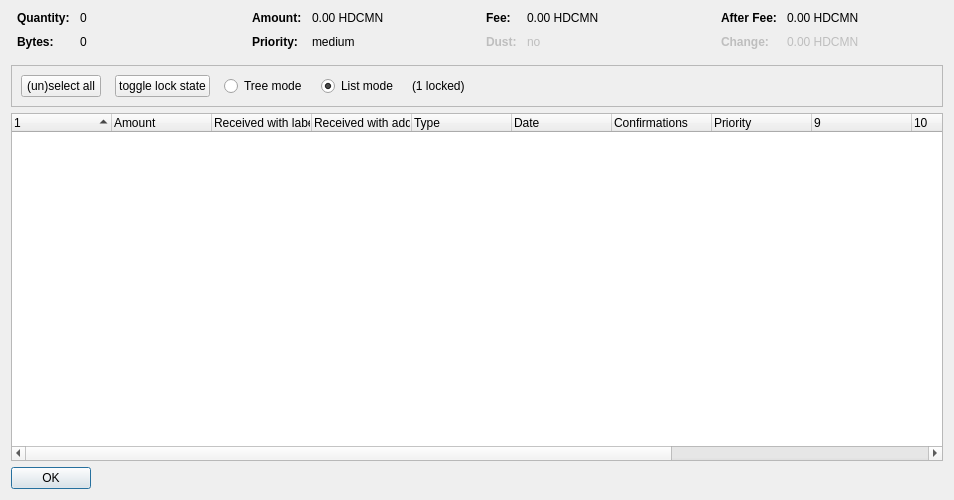
<?xml version="1.0" encoding="UTF-8"?>
<ui version="4.0">
 <class>CoinControlDialog</class>
 <widget class="QDialog" name="CoinControlDialog">
  <property name="geometry">
   <rect>
    <x>0</x>
    <y>0</y>
    <width>954</width>
    <height>500</height>
   </rect>
  </property>
  <property name="windowTitle">
   <string>Coin Selection</string>
  </property>
  <layout class="QVBoxLayout" name="verticalLayout">
   <item>
    <layout class="QHBoxLayout" name="horizontalLayoutTop" stretch="0,0,0,0">
     <property name="topMargin">
      <number>0</number>
     </property>
     <property name="bottomMargin">
      <number>10</number>
     </property>
     <item>
      <layout class="QFormLayout" name="formLayoutCoinControl1">
       <property name="horizontalSpacing">
        <number>10</number>
       </property>
       <property name="verticalSpacing">
        <number>10</number>
       </property>
       <property name="leftMargin">
        <number>6</number>
       </property>
       <property name="rightMargin">
        <number>6</number>
       </property>
       <item row="0" column="0">
        <widget class="QLabel" name="labelCoinControlQuantityText">
         <property name="font">
          <font>
           <weight>75</weight>
           <bold>true</bold>
          </font>
         </property>
         <property name="text">
          <string>Quantity:</string>
         </property>
        </widget>
       </item>
       <item row="0" column="1">
        <widget class="QLabel" name="labelCoinControlQuantity">
         <property name="cursor">
          <cursorShape>IBeamCursor</cursorShape>
         </property>
         <property name="contextMenuPolicy">
          <enum>Qt::ActionsContextMenu</enum>
         </property>
         <property name="text">
          <string notr="true">0</string>
         </property>
         <property name="textInteractionFlags">
          <set>Qt::LinksAccessibleByMouse|Qt::TextSelectableByKeyboard|Qt::TextSelectableByMouse</set>
         </property>
        </widget>
       </item>
       <item row="1" column="0">
        <widget class="QLabel" name="labelCoinControlBytesText">
         <property name="font">
          <font>
           <weight>75</weight>
           <bold>true</bold>
          </font>
         </property>
         <property name="text">
          <string>Bytes:</string>
         </property>
        </widget>
       </item>
       <item row="1" column="1">
        <widget class="QLabel" name="labelCoinControlBytes">
         <property name="cursor">
          <cursorShape>IBeamCursor</cursorShape>
         </property>
         <property name="contextMenuPolicy">
          <enum>Qt::ActionsContextMenu</enum>
         </property>
         <property name="text">
          <string notr="true">0</string>
         </property>
         <property name="textInteractionFlags">
          <set>Qt::LinksAccessibleByMouse|Qt::TextSelectableByKeyboard|Qt::TextSelectableByMouse</set>
         </property>
        </widget>
       </item>
      </layout>
     </item>
     <item>
      <layout class="QFormLayout" name="formLayoutCoinControl2">
       <property name="horizontalSpacing">
        <number>10</number>
       </property>
       <property name="verticalSpacing">
        <number>10</number>
       </property>
       <property name="leftMargin">
        <number>6</number>
       </property>
       <property name="rightMargin">
        <number>6</number>
       </property>
       <item row="0" column="0">
        <widget class="QLabel" name="labelCoinControlAmountText">
         <property name="font">
          <font>
           <weight>75</weight>
           <bold>true</bold>
          </font>
         </property>
         <property name="text">
          <string>Amount:</string>
         </property>
        </widget>
       </item>
       <item row="0" column="1">
        <widget class="QLabel" name="labelCoinControlAmount">
         <property name="cursor">
          <cursorShape>IBeamCursor</cursorShape>
         </property>
         <property name="contextMenuPolicy">
          <enum>Qt::ActionsContextMenu</enum>
         </property>
         <property name="text">
          <string notr="true">0.00 HDCMN</string>
         </property>
         <property name="textInteractionFlags">
          <set>Qt::LinksAccessibleByMouse|Qt::TextSelectableByKeyboard|Qt::TextSelectableByMouse</set>
         </property>
        </widget>
       </item>
       <item row="1" column="0">
        <widget class="QLabel" name="labelCoinControlPriorityText">
         <property name="font">
          <font>
           <weight>75</weight>
           <bold>true</bold>
          </font>
         </property>
         <property name="text">
          <string>Priority:</string>
         </property>
        </widget>
       </item>
       <item row="1" column="1">
        <widget class="QLabel" name="labelCoinControlPriority">
         <property name="cursor">
          <cursorShape>IBeamCursor</cursorShape>
         </property>
         <property name="contextMenuPolicy">
          <enum>Qt::ActionsContextMenu</enum>
         </property>
         <property name="text">
          <string>medium</string>
         </property>
         <property name="textInteractionFlags">
          <set>Qt::LinksAccessibleByMouse|Qt::TextSelectableByKeyboard|Qt::TextSelectableByMouse</set>
         </property>
        </widget>
       </item>
      </layout>
     </item>
     <item>
      <layout class="QFormLayout" name="formLayoutCoinControl3">
       <property name="horizontalSpacing">
        <number>10</number>
       </property>
       <property name="verticalSpacing">
        <number>10</number>
       </property>
       <property name="leftMargin">
        <number>6</number>
       </property>
       <property name="rightMargin">
        <number>6</number>
       </property>
       <item row="0" column="0">
        <widget class="QLabel" name="labelCoinControlFeeText">
         <property name="font">
          <font>
           <weight>75</weight>
           <bold>true</bold>
          </font>
         </property>
         <property name="text">
          <string>Fee:</string>
         </property>
        </widget>
       </item>
       <item row="0" column="1">
        <widget class="QLabel" name="labelCoinControlFee">
         <property name="cursor">
          <cursorShape>IBeamCursor</cursorShape>
         </property>
         <property name="contextMenuPolicy">
          <enum>Qt::ActionsContextMenu</enum>
         </property>
         <property name="text">
          <string notr="true">0.00 HDCMN</string>
         </property>
         <property name="textInteractionFlags">
          <set>Qt::LinksAccessibleByMouse|Qt::TextSelectableByKeyboard|Qt::TextSelectableByMouse</set>
         </property>
        </widget>
       </item>
       <item row="1" column="0">
        <widget class="QLabel" name="labelCoinControlLowOutputText">
         <property name="enabled">
          <bool>false</bool>
         </property>
         <property name="font">
          <font>
           <weight>75</weight>
           <bold>true</bold>
          </font>
         </property>
         <property name="text">
          <string>Dust:</string>
         </property>
        </widget>
       </item>
       <item row="1" column="1">
        <widget class="QLabel" name="labelCoinControlLowOutput">
         <property name="enabled">
          <bool>false</bool>
         </property>
         <property name="cursor">
          <cursorShape>IBeamCursor</cursorShape>
         </property>
         <property name="contextMenuPolicy">
          <enum>Qt::ActionsContextMenu</enum>
         </property>
         <property name="text">
          <string>no</string>
         </property>
         <property name="textInteractionFlags">
          <set>Qt::LinksAccessibleByMouse|Qt::TextSelectableByKeyboard|Qt::TextSelectableByMouse</set>
         </property>
        </widget>
       </item>
      </layout>
     </item>
     <item>
      <layout class="QFormLayout" name="formLayoutCoinControl4">
       <property name="horizontalSpacing">
        <number>10</number>
       </property>
       <property name="verticalSpacing">
        <number>10</number>
       </property>
       <property name="leftMargin">
        <number>6</number>
       </property>
       <property name="rightMargin">
        <number>6</number>
       </property>
       <item row="0" column="0">
        <widget class="QLabel" name="labelCoinControlAfterFeeText">
         <property name="font">
          <font>
           <weight>75</weight>
           <bold>true</bold>
          </font>
         </property>
         <property name="text">
          <string>After Fee:</string>
         </property>
        </widget>
       </item>
       <item row="0" column="1">
        <widget class="QLabel" name="labelCoinControlAfterFee">
         <property name="cursor">
          <cursorShape>IBeamCursor</cursorShape>
         </property>
         <property name="contextMenuPolicy">
          <enum>Qt::ActionsContextMenu</enum>
         </property>
         <property name="text">
          <string notr="true">0.00 HDCMN</string>
         </property>
         <property name="textInteractionFlags">
          <set>Qt::LinksAccessibleByMouse|Qt::TextSelectableByKeyboard|Qt::TextSelectableByMouse</set>
         </property>
        </widget>
       </item>
       <item row="1" column="0">
        <widget class="QLabel" name="labelCoinControlChangeText">
         <property name="enabled">
          <bool>false</bool>
         </property>
         <property name="font">
          <font>
           <weight>75</weight>
           <bold>true</bold>
          </font>
         </property>
         <property name="text">
          <string>Change:</string>
         </property>
        </widget>
       </item>
       <item row="1" column="1">
        <widget class="QLabel" name="labelCoinControlChange">
         <property name="enabled">
          <bool>false</bool>
         </property>
         <property name="cursor">
          <cursorShape>IBeamCursor</cursorShape>
         </property>
         <property name="contextMenuPolicy">
          <enum>Qt::ActionsContextMenu</enum>
         </property>
         <property name="text">
          <string notr="true">0.00 HDCMN</string>
         </property>
         <property name="textInteractionFlags">
          <set>Qt::LinksAccessibleByMouse|Qt::TextSelectableByKeyboard|Qt::TextSelectableByMouse</set>
         </property>
        </widget>
       </item>
      </layout>
     </item>
    </layout>
   </item>
   <item>
    <widget class="QFrame" name="frame">
     <property name="minimumSize">
      <size>
       <width>0</width>
       <height>40</height>
      </size>
     </property>
     <property name="frameShape">
      <enum>QFrame::StyledPanel</enum>
     </property>
     <property name="frameShadow">
      <enum>QFrame::Sunken</enum>
     </property>
     <layout class="QHBoxLayout" name="horizontalLayout">
      <item>
       <layout class="QHBoxLayout" name="horizontalLayoutPanel" stretch="0,0,0,0,0,0">
        <property name="spacing">
         <number>14</number>
        </property>
        <item>
         <widget class="QPushButton" name="pushButtonSelectAll">
          <property name="sizePolicy">
           <sizepolicy hsizetype="Maximum" vsizetype="Fixed">
            <horstretch>0</horstretch>
            <verstretch>0</verstretch>
           </sizepolicy>
          </property>
          <property name="text">
           <string>(un)select all</string>
          </property>
          <property name="autoDefault">
           <bool>false</bool>
          </property>
         </widget>
        </item>
        <item>
         <widget class="QPushButton" name="pushButtonToggleLock">
          <property name="sizePolicy">
           <sizepolicy hsizetype="Maximum" vsizetype="Fixed">
            <horstretch>0</horstretch>
            <verstretch>0</verstretch>
           </sizepolicy>
          </property>
          <property name="text">
           <string>toggle lock state</string>
          </property>
          <property name="autoDefault">
           <bool>false</bool>
          </property>
         </widget>
        </item>
        <item>
         <widget class="QRadioButton" name="radioTreeMode">
          <property name="sizePolicy">
           <sizepolicy hsizetype="Maximum" vsizetype="Fixed">
            <horstretch>0</horstretch>
            <verstretch>0</verstretch>
           </sizepolicy>
          </property>
          <property name="text">
           <string>Tree mode</string>
          </property>
         </widget>
        </item>
        <item>
         <widget class="QRadioButton" name="radioListMode">
          <property name="sizePolicy">
           <sizepolicy hsizetype="Maximum" vsizetype="Fixed">
            <horstretch>0</horstretch>
            <verstretch>0</verstretch>
           </sizepolicy>
          </property>
          <property name="text">
           <string>List mode</string>
          </property>
          <property name="checked">
           <bool>true</bool>
          </property>
         </widget>
        </item>
        <item>
         <widget class="QLabel" name="labelLocked">
          <property name="text">
           <string>(1 locked)</string>
          </property>
         </widget>
        </item>
        <item>
         <spacer name="horizontalSpacer">
          <property name="orientation">
           <enum>Qt::Horizontal</enum>
          </property>
          <property name="sizeHint" stdset="0">
           <size>
            <width>40</width>
            <height>20</height>
           </size>
          </property>
         </spacer>
        </item>
       </layout>
      </item>
     </layout>
    </widget>
   </item>
   <item>
    <widget class="CoinControlTreeWidget" name="treeWidget">
     <property name="contextMenuPolicy">
      <enum>Qt::CustomContextMenu</enum>
     </property>
     <property name="sortingEnabled">
      <bool>false</bool>
     </property>
     <property name="columnCount">
      <number>13</number>
     </property>
     <attribute name="headerShowSortIndicator" stdset="0">
      <bool>true</bool>
     </attribute>
     <attribute name="headerStretchLastSection">
      <bool>false</bool>
     </attribute>
     <column>
      <property name="text">
       <string/>
      </property>
     </column>
     <column>
      <property name="text">
       <string>Amount</string>
      </property>
     </column>
     <column>
      <property name="text">
       <string>Received with label</string>
      </property>
     </column>
     <column>
      <property name="text">
       <string>Received with address</string>
      </property>
     </column>
     <column>
      <property name="text">
       <string>Type</string>
      </property>
     </column>
     <column>
      <property name="text">
       <string>Date</string>
      </property>
     </column>
     <column>
      <property name="text">
       <string>Confirmations</string>
      </property>
      <property name="toolTip">
       <string>Confirmed</string>
      </property>
     </column>
     <column>
      <property name="text">
       <string>Priority</string>
      </property>
     </column>
     <column>
      <property name="text">
       <string/>
      </property>
     </column>
     <column>
      <property name="text">
       <string/>
      </property>
     </column>
     <column>
      <property name="text">
       <string/>
      </property>
     </column>
     <column>
      <property name="text">
       <string/>
      </property>
     </column>
     <column>
      <property name="text">
       <string/>
      </property>
     </column>
    </widget>
   </item>
   <item>
    <widget class="QDialogButtonBox" name="buttonBox">
     <property name="sizePolicy">
      <sizepolicy hsizetype="Maximum" vsizetype="Fixed">
       <horstretch>0</horstretch>
       <verstretch>0</verstretch>
      </sizepolicy>
     </property>
     <property name="orientation">
      <enum>Qt::Horizontal</enum>
     </property>
     <property name="standardButtons">
      <set>QDialogButtonBox::Ok</set>
     </property>
    </widget>
   </item>
  </layout>
 </widget>
 <customwidgets>
  <customwidget>
   <class>CoinControlTreeWidget</class>
   <extends>QTreeWidget</extends>
   <header>coincontroltreewidget.h</header>
  </customwidget>
 </customwidgets>
 <resources/>
 <connections/>
</ui>
